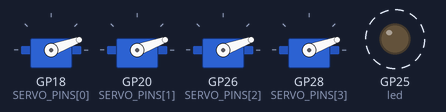
The program below on a simulated Raspberry Pi Pico running MicroPython. Parts: 4 × servo, output pins drawn as LEDs (lit = HIGH). Dashed ring = blinking. Servo angles are drawn from the pulse width (0.5 ms = 0°, 2.5 ms = 180°); what the program prints to the serial console is not drawn.

Above: at 0.5 s.
Timing chart, 0 to 4.6 s (numbered marks = the images above):
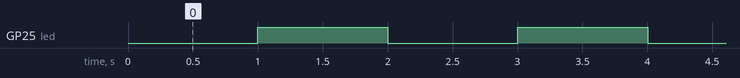

The program:

main.py
```python
from machine import Pin, PWM, UART
import time

# Konstanten
SERVO_PINS = [18, 20, 26, 28]
NUM_SERVOS = 4
LED_PIN = 25
UART0_TX = 0
UART0_RX = 1
BAUDRATE = 115200
INTERVAL_MS = 1000  # 1 Sekunde

# Setup UART
uart = UART(0, baudrate=BAUDRATE, tx=Pin(UART0_TX), rx=Pin(UART0_RX))

# Setup LED
led = Pin(LED_PIN, Pin.OUT)
led_state = False
previous_millis = time.ticks_ms()

# Setup Servos
servos = []
for pin_num in SERVO_PINS:
    pwm = PWM(Pin(pin_num))
    pwm.freq(50)  # 50 Hz für Standard-Servos
    servos.append(pwm)

# Funktion zur Umrechnung von Winkel in PWM-Duty für Servo
def set_servo_angle(pwm, angle):
    min_us = 500
    max_us = 2500
    us = min_us + (max_us - min_us) * angle // 180
    duty = int(us * 65535 // 20000)  # 20ms Zyklus -> 50Hz
    pwm.duty_u16(duty)

# Anfangsposition
for pwm in servos:
    set_servo_angle(pwm, 20)

print("Hallo, Raspberry Pi Pico!")

# Hauptschleife
while True:
    # Prüfen, ob genug Daten vorhanden sind
    if uart.any() >= NUM_SERVOS:
        # Lese Werte ein
        values = uart.read(NUM_SERVOS)
        if values:
            for i in range(NUM_SERVOS):
                val = values[i]
                angle = int(val * 180 / 255)
                set_servo_angle(servos[i], angle)
            print("Wert:", values[1])

    # LED-Blinken (0,5 Hz)
    current_millis = time.ticks_ms()
    if time.ticks_diff(current_millis, previous_millis) >= INTERVAL_MS:
        previous_millis = current_millis
        led_state = not led_state
        led.value(led_state)
```

Measured:
- by itself, GP25 (led): alternates HIGH for 1.0 s and LOW for 1.0 s
